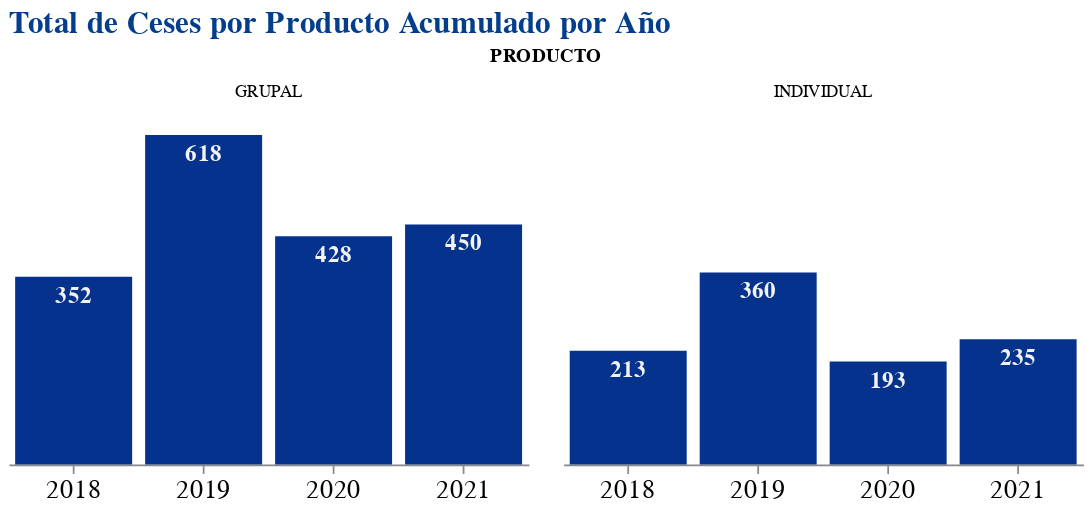

The notebook cell saved with this chart:
### Markdown cell above
#### Ceses
* Analizo los ceses separando el producto (Individual y Grupal) por ser diferente modelos de negocio dentro de la empresa
    * A primera vista, los ceses en Grupal son mas alta que en individual

### Code cell
ceses_prod = ceses.groupby(
    by=['PRODUCTO','CESE'],
    as_index = False
    ).agg(
        cesados = ('CODIGO', 'count'))
# plot por producto
barra = alt.Chart(
    ceses_prod
).mark_bar(
    color = '#04328C'
).encode(
    x = alt.X(
        'year(CESE):N',
        title = None),
    y = alt.Y(
        'sum(cesados):Q',
        title = None,
        axis = None)
).properties(
    width = 300,
    height = 200
)
texto = barra.mark_text(
    align = 'center',
    baseline ='top',
    dy = 5,
    color = '#F2F2F2',
    fontSize = 13,
    fontWeight = 'bold'
).encode(
    text = alt.Text('sum(cesados)')
)
# plot barra  y texto
(barra+texto).facet('PRODUCTO').properties(
    title = 'Total de Ceses por Producto Acumulado por Año'
).configure_view(
    strokeWidth = 0 #quita el borde
).configure_axis(
    labelFontSize = 15,
    labelAngle = 0
).configure_title(
    fontSize = 18,
    color = '#033E8C'
)

### Figure 1 — Vega-Lite specification as saved in the notebook (floating-point values rounded to 4 significant figures)
{"config": {"view": {"continuousWidth": 400, "continuousHeight": 300, "strokeWidth": 0}, "axis": {"labelAngle": 0, "labelFontSize": 15}, "title": {"color": "#033E8C", "fontSize": 18}}, "data": {"name": "data-888fc9d791b56cb9aec223592ff67187"}, "facet": {"type": "nominal", "field": "PRODUCTO"}, "spec": {"layer": [{"mark": {"type": "bar", "color": "#04328C"}, "encoding": {"x": {"type": "nominal", "field": "CESE", "timeUnit": "year", "title": null}, "y": {"type": "quantitative", "aggregate": "sum", "axis": null, "field": "cesados", "title": null}}, "height": 200, "width": 300}, {"mark": {"type": "text", "align": "center", "baseline": "top", "color": "#F2F2F2", "dy": 5, "fontSize": 13, "fontWeight": "bold"}, "encoding": {"text": {"type": "quantitative", "aggregate": "sum", "field": "cesados"}, "x": {"type": "nominal", "field": "CESE", "timeUnit": "year", "title": null}, "y": {"type": "quantitative", "aggregate": "sum", "axis": null, "field": "cesados", "title": null}}, "height": 200, "width": 300}]}, "title": "Total de Ceses por Producto Acumulado por Año", "$schema": "https://vega.github.io/schema/vega-lite/v4.8.1.json", "datasets": {"data-888fc9d791b56cb9aec223592ff67187": [{"PRODUCTO": "GRUPAL", "CESE": "2018-01-01T00:00:00", "cesados": 27}, {"PRODUCTO": "GRUPAL", "CESE": "2018-02-01T00:00:00", "cesados": 31}, {"PRODUCTO": "GRUPAL", "CESE": "2018-03-01T00:00:00", "cesados": 29}, {"PRODUCTO": "GRUPAL", "CESE": "2018-04-01T00:00:00", "cesados": 45}, {"PRODUCTO": "GRUPAL", "CESE": "2018-05-01T00:00:00", "cesados": 33}, {"PRODUCTO": "GRUPAL", "CESE": "2018-06-01T00:00:00", "cesados": 28}, {"PRODUCTO": "GRUPAL", "CESE": "2018-07-01T00:00:00", "cesados": 16}, {"PRODUCTO": "GRUPAL", "CESE": "2018-08-01T00:00:00", "cesados": 28}, {"PRODUCTO": "GRUPAL", "CESE": "2018-09-01T00:00:00", "cesados": 32}, {"PRODUCTO": "GRUPAL", "CESE": "2018-10-01T00:00:00", "cesados": 29}, {"PRODUCTO": "GRUPAL", "CESE": "2018-11-01T00:00:00", "cesados": 24}, {"PRODUCTO": "GRUPAL", "CESE": "2018-12-01T00:00:00", "cesados": 30}, {"PRODUCTO": "GRUPAL", "CESE": "2019-01-01T00:00:00", "cesados": 55}, {"PRODUCTO": "GRUPAL", "CESE": "2019-02-01T00:00:00", "cesados": 53}, {"PRODUCTO": "GRUPAL", "CESE": "2019-03-01T00:00:00", "cesados": 62}, {"PRODUCTO": "GRUPAL", "CESE": "2019-04-01T00:00:00", "cesados": 41}, {"PRODUCTO": "GRUPAL", "CESE": "2019-05-01T00:00:00", "cesados": 57}, {"PRODUCTO": "GRUPAL", "CESE": "2019-06-01T00:00:00", "cesados": 45}, {"PRODUCTO": "GRUPAL", "CESE": "2019-07-01T00:00:00", "cesados": 67}, {"PRODUCTO": "GRUPAL", "CESE": "2019-08-01T00:00:00", "cesados": 53}, {"PRODUCTO": "GRUPAL", "CESE": "2019-09-01T00:00:00", "cesados": 42}, {"PRODUCTO": "GRUPAL", "CESE": "2019-10-01T00:00:00", "cesados": 47}, {"PRODUCTO": "GRUPAL", "CESE": "2019-11-01T00:00:00", "cesados": 46}, {"PRODUCTO": "GRUPAL", "CESE": "2019-12-01T00:00:00", "cesados": 50}, {"PRODUCTO": "GRUPAL", "CESE": "2020-01-01T00:00:00", "cesados": 71}, {"PRODUCTO": "GRUPAL", "CESE": "2020-02-01T00:00:00", "cesados": 53}, {"PRODUCTO": "GRUPAL", "CESE": "2020-03-01T00:00:00", "cesados": 44}, {"PRODUCTO": "GRUPAL", "CESE": "2020-04-01T00:00:00", "cesados": 10}, {"PRODUCTO": "GRUPAL", "CESE": "2020-05-01T00:00:00", "cesados": 10}, {"PRODUCTO": "GRUPAL", "CESE": "2020-06-01T00:00:00", "cesados": 30}, {"PRODUCTO": "GRUPAL", "CESE": "2020-07-01T00:00:00", "cesados": 25}, {"PRODUCTO": "GRUPAL", "CESE": "2020-08-01T00:00:00", "cesados": 27}, {"PRODUCTO": "GRUPAL", "CESE": "2020-09-01T00:00:00", "cesados": 46}, {"PRODUCTO": "GRUPAL", "CESE": "2020-10-01T00:00:00", "cesados": 36}, {"PRODUCTO": "GRUPAL", "CESE": "2020-11-01T00:00:00", "cesados": 35}, {"PRODUCTO": "GRUPAL", "CESE": "2020-12-01T00:00:00", "cesados": 41}, {"PRODUCTO": "GRUPAL", "CESE": "2021-01-01T00:00:00", "cesados": 32}, {"PRODUCTO": "GRUPAL", "CESE": "2021-02-01T00:00:00", "cesados": 46}, {"PRODUCTO": "GRUPAL", "CESE": "2021-03-01T00:00:00", "cesados": 54}, {"PRODUCTO": "GRUPAL", "CESE": "2021-04-01T00:00:00", "cesados": 56}, {"PRODUCTO": "GRUPAL", "CESE": "2021-05-01T00:00:00", "cesados": 45}, {"PRODUCTO": "GRUPAL", "CESE": "2021-06-01T00:00:00", "cesados": 34}, {"PRODUCTO": "GRUPAL", "CESE": "2021-07-01T00:00:00", "cesados": 26}, {"PRODUCTO": "GRUPAL", "CESE": "2021-08-01T00:00:00", "cesados": 29}, {"PRODUCTO": "GRUPAL", "CESE": "2021-09-01T00:00:00", "cesados": 41}, {"PRODUCTO": "GRUPAL", "CESE": "2021-10-01T00:00:00", "cesados": 25}, {"PRODUCTO": "GRUPAL", "CESE": "2021-11-01T00:00:00", "cesados": 28}, {"PRODUCTO": "GRUPAL", "CESE": "2021-12-01T00:00:00", "cesados": 34}, {"PRODUCTO": "INDIVIDUAL", "CESE": "2018-01-01T00:00:00", "cesados": 16}, {"PRODUCTO": "INDIVIDUAL", "CESE": "2018-02-01T00:00:00", "cesados": 7}, {"PRODUCTO": "INDIVIDUAL", "CESE": "2018-03-01T00:00:00", "cesados": 19}, {"PRODUCTO": "INDIVIDUAL", "CESE": "2018-04-01T00:00:00", "cesados": 30}, {"PRODUCTO": "INDIVIDUAL", "CESE": "2018-05-01T00:00:00", "cesados": 17}, {"PRODUCTO": "INDIVIDUAL", "CESE": "2018-06-01T00:00:00", "cesados": 16}, {"PRODUCTO": "INDIVIDUAL", "CESE": "2018-07-01T00:00:00", "cesados": 15}, {"PRODUCTO": "INDIVIDUAL", "CESE": "2018-08-01T00:00:00", "cesados": 16}, {"PRODUCTO": "INDIVIDUAL", "CESE": "2018-09-01T00:00:00", "cesados": 17}, {"PRODUCTO": "INDIVIDUAL", "CESE": "2018-10-01T00:00:00", "cesados": 21}, {"PRODUCTO": "INDIVIDUAL", "CESE": "2018-11-01T00:00:00", "cesados": 17}, {"PRODUCTO": "INDIVIDUAL", "CESE": "2018-12-01T00:00:00", "cesados": 22}, {"PRODUCTO": "INDIVIDUAL", "CESE": "2019-01-01T00:00:00", "cesados": 32}, {"PRODUCTO": "INDIVIDUAL", "CESE": "2019-02-01T00:00:00", "cesados": 27}, {"PRODUCTO": "INDIVIDUAL", "CESE": "2019-03-01T00:00:00", "cesados": 33}, {"PRODUCTO": "INDIVIDUAL", "CESE": "2019-04-01T00:00:00", "cesados": 27}, {"PRODUCTO": "INDIVIDUAL", "CESE": "2019-05-01T00:00:00", "cesados": 35}, {"PRODUCTO": "INDIVIDUAL", "CESE": "2019-06-01T00:00:00", "cesados": 26}, {"PRODUCTO": "INDIVIDUAL", "CESE": "2019-07-01T00:00:00", "cesados": 39}, {"PRODUCTO": "INDIVIDUAL", "CESE": "2019-08-01T00:00:00", "cesados": 25}, {"PRODUCTO": "INDIVIDUAL", "CESE": "2019-09-01T00:00:00", "cesados": 33}, {"PRODUCTO": "INDIVIDUAL", "CESE": "2019-10-01T00:00:00", "cesados": 35}, {"PRODUCTO": "INDIVIDUAL", "CESE": "2019-11-01T00:00:00", "cesados": 31}, {"PRODUCTO": "INDIVIDUAL", "CESE": "2019-12-01T00:00:00", "cesados": 17}, {"PRODUCTO": "INDIVIDUAL", "CESE": "2020-01-01T00:00:00", "cesados": 46}, {"PRODUCTO": "INDIVIDUAL", "CESE": "2020-02-01T00:00:00", "cesados": 38}, {"PRODUCTO": "INDIVIDUAL", "CESE": "2020-03-01T00:00:00", "cesados": 23}, {"PRODUCTO": "INDIVIDUAL", "CESE": "2020-04-01T00:00:00", "cesados": 4}, {"PRODUCTO": "INDIVIDUAL", "CESE": "2020-05-01T00:00:00", "cesados": 2}, {"PRODUCTO": "INDIVIDUAL", "CESE": "2020-06-01T00:00:00", "cesados": 8}, {"PRODUCTO": "INDIVIDUAL", "CESE": "2020-07-01T00:00:00", "cesados": 8}, {"PRODUCTO": "INDIVIDUAL", "CESE": "2020-08-01T00:00:00", "cesados": 9}, {"PRODUCTO": "INDIVIDUAL", "CESE": "2020-09-01T00:00:00", "cesados": 13}, {"PRODUCTO": "INDIVIDUAL", "CESE": "2020-10-01T00:00:00", "cesados": 15}, {"PRODUCTO": "INDIVIDUAL", "CESE": "2020-11-01T00:00:00", "cesados": 11}, {"PRODUCTO": "INDIVIDUAL", "CESE": "2020-12-01T00:00:00", "cesados": 16}, {"PRODUCTO": "INDIVIDUAL", "CESE": "2021-01-01T00:00:00", "cesados": 11}, {"PRODUCTO": "INDIVIDUAL", "CESE": "2021-02-01T00:00:00", "cesados": 15}, {"PRODUCTO": "INDIVIDUAL", "CESE": "2021-03-01T00:00:00", "cesados": 24}, {"PRODUCTO": "INDIVIDUAL", "CESE": "2021-04-01T00:00:00", "cesados": 23}, {"PRODUCTO": "INDIVIDUAL", "CESE": "2021-05-01T00:00:00", "cesados": 17}, {"PRODUCTO": "INDIVIDUAL", "CESE": "2021-06-01T00:00:00", "cesados": 16}, {"PRODUCTO": "INDIVIDUAL", "CESE": "2021-07-01T00:00:00", "cesados": 26}, {"PRODUCTO": "INDIVIDUAL", "CESE": "2021-08-01T00:00:00", "cesados": 23}, {"PRODUCTO": "INDIVIDUAL", "CESE": "2021-09-01T00:00:00", "cesados": 17}, {"PRODUCTO": "INDIVIDUAL", "CESE": "2021-10-01T00:00:00", "cesados": 21}, {"PRODUCTO": "INDIVIDUAL", "CESE": "2021-11-01T00:00:00", "cesados": 24}, {"PRODUCTO": "INDIVIDUAL", "CESE": "2021-12-01T00:00:00", "cesados": 18}]}}
